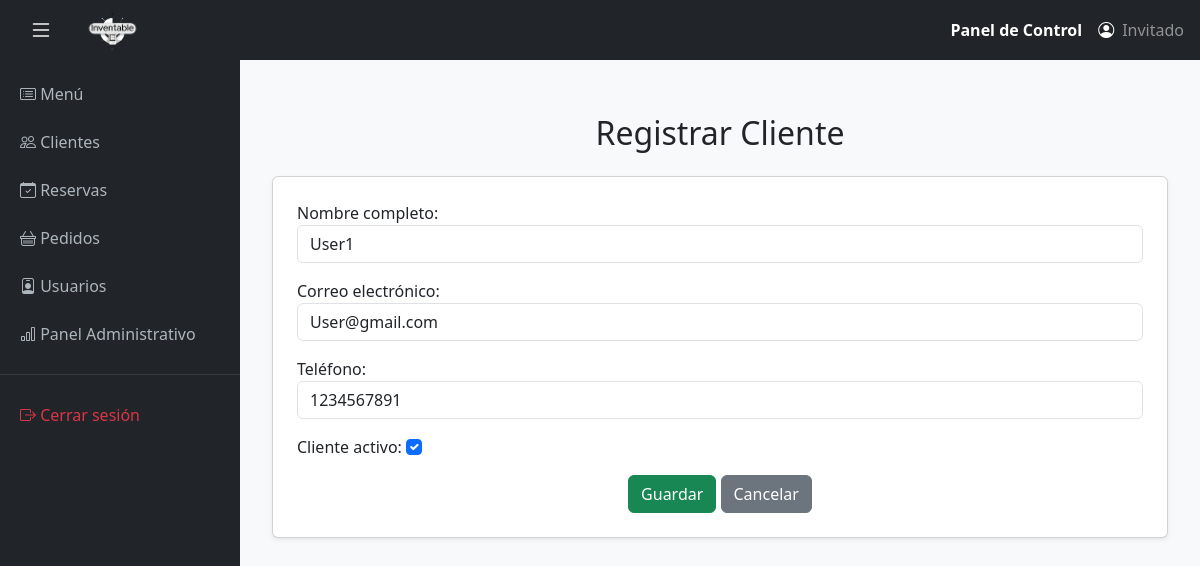
Page /clientes/editar/1/ on the committed database.
### clientes/models.py (models this page shows, shortened)
class Cliente(models.Model):
    nombre = models.CharField(max_length=100)
    correo = models.EmailField(unique=True)
    telefono = models.CharField(max_length=15)
    activo = models.BooleanField(default=True)

### clientes/views.py (the view)
# urls.py: path('editar/<int:id>/', views.editar_cliente, name='editar_cliente'),
def editar_cliente(request, id):
    cliente = get_object_or_404(Cliente, id=id)
    if request.method == 'POST':
        form = ClienteForm(request.POST, instance=cliente)
        if form.is_valid():
            form.save()
            return redirect('clientes:lista_clientes')
    else:
        form = ClienteForm(instance=cliente)
    return render(request, 'clientes/editar_clientes.html', {'form': form})

### clientes/forms.py
class ClienteForm(forms.ModelForm):
    class Meta:
        model = Cliente
        fields = ['nombre', 'correo', 'telefono', 'activo']
        widgets = {
            'nombre': forms.TextInput(attrs={'class': 'form-control'}),
            'correo': forms.EmailInput(attrs={'class': 'form-control'}),
            'telefono': forms.TextInput(attrs={'class': 'form-control'}),
            'activo': forms.CheckboxInput(attrs={'class': 'form-check-input'}),
        }
        labels = {
            'nombre': 'Nombre completo',
            'correo': 'Correo electrónico',
            'telefono': 'Teléfono',
            'activo': 'Cliente activo',
        }

### usuarios/context_processor.py (called while the page is built)
def usuario_logeado(request):
    if request.user.is_authenticated:
        try:
            usuario = Empleado.objects.get(id=request.user.id)
            return {"usuario": usuario}
        except Empleado.DoesNotExist:
            return {"usuario": None}
    return {"usuario": None}

### clientes/templates/clientes/editar_clientes.html (shortened to what this page needs)
{% extends 'base.html' %}
{% block content %}
<div class="container mt-4">
    <h2 class="mb-4 text-center">Registrar Cliente</h2>
    <form method="post" class="card p-4 shadow-sm">
        {{ form.as_p }}
        <div class="text-center">
            <button type="submit" class="btn btn-success">Guardar</button>
            <a href="{% url 'clientes:lista_clientes' %}" class="btn btn-secondary">Cancelar</a>
        </div>
    </form>
</div>
{% endblock %}

### templates/base.html (style rules this page uses)
body { background-color: #f8f9fa; }

### rows in the picture
Cliente: nombre "User1", correo "User@gmail.com", telefono "1234567891", activo "☑"
